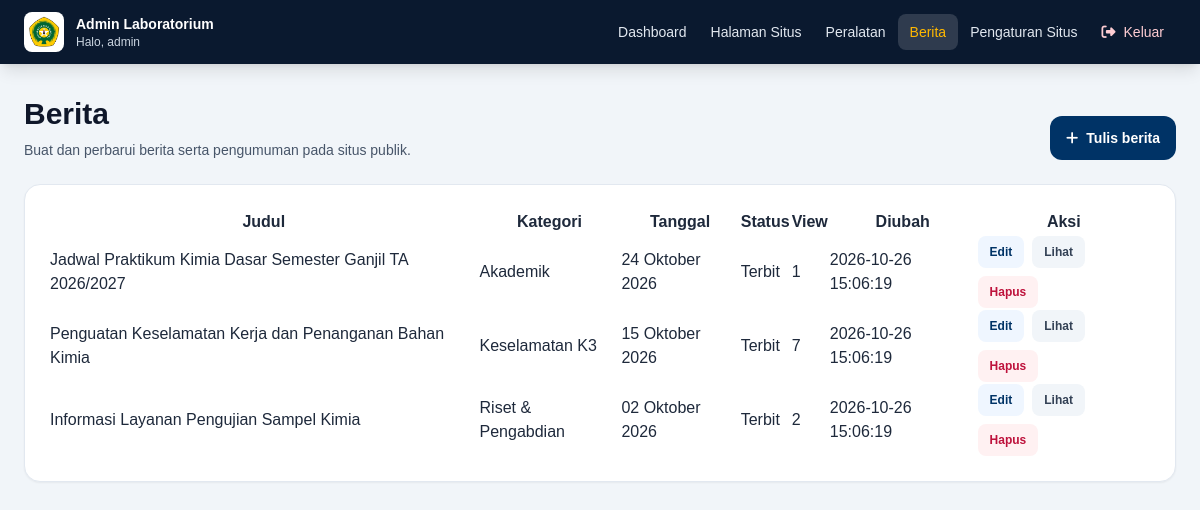
The app's page /admin/news.php (signed in), older data.
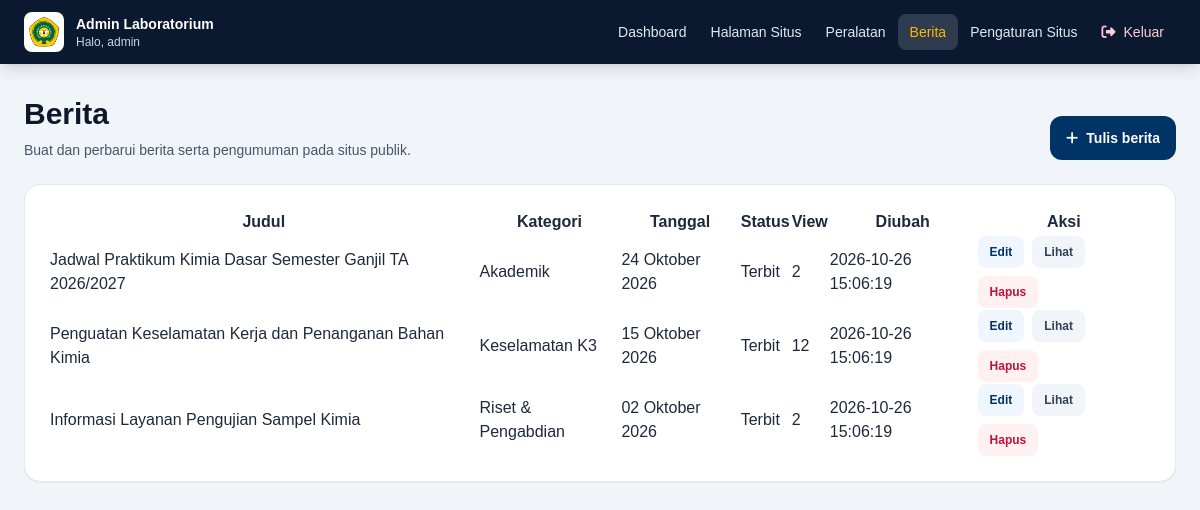
The same page, newer data.
### tables this page shows
CREATE TABLE news (
            id INTEGER PRIMARY KEY AUTOINCREMENT,
            slug TEXT NOT NULL UNIQUE,
            title TEXT NOT NULL,
            category TEXT NOT NULL DEFAULT "",
            published_at TEXT NOT NULL DEFAULT "",
            summary TEXT NOT NULL DEFAULT "",
            body TEXT NOT NULL DEFAULT "",
            image_path TEXT NOT NULL DEFAULT "",
            published INTEGER NOT NULL DEFAULT 1,
            views INTEGER NOT NULL DEFAULT 0,
            created_at TEXT NOT NULL DEFAULT CURRENT_TIMESTAMP,
            updated_at TEXT NOT NULL DEFAULT CURRENT_TIMESTAMP
        );

### app/bootstrap.php (called while the page is built, shortened)
<?php
function h($value)
{
    return htmlspecialchars((string) $value, ENT_QUOTES | ENT_SUBSTITUTE, 'UTF-8');
}

### admin/news.php (the view, shortened to what this page needs)
<?php
require_once __DIR__ . '/bootstrap.php';
$news = $db->query('SELECT slug, title, category, published_at, published, views, updated_at FROM news ORDER BY published_at DESC, id DESC')->fetchAll();
?>
<div class="mb-6 flex flex-col gap-4 sm:flex-row sm:items-end sm:justify-between">
    <div><h1 class="text-3xl font-extrabold text-slate-900">Berita</h1><p class="mt-2 text-sm text-slate-600">Buat dan perbarui berita serta pengumuman pada situs publik.</p></div>
    <a href="news-edit.php" class="inline-flex items-center justify-center gap-2 rounded-xl bg-undanaBlue px-4 py-3 text-sm font-bold text-white hover:bg-blue-900"><i class="fa-solid fa-plus"></i>Tulis berita</a>
</div>
<div class="rounded-2xl border border-slate-200 bg-white p-4 shadow-sm sm:p-6">
    <table id="admin-table" class="display responsive nowrap w-full">
        <thead><tr><th>Judul</th><th>Kategori</th><th>Tanggal</th><th>Status</th><th>View</th><th>Diubah</th><th>Aksi</th></tr></thead>
        <tbody><?php foreach ($news as $article): ?><tr>
            <td><?= h($article['title']) ?></td><td><?= h($article['category']) ?></td><td><?= h($article['published_at']) ?></td><td><?= $article['published'] ? 'Terbit' : 'Draft' ?></td><td><?= (int) $article['views'] ?></td><td><?= h($article['updated_at']) ?></td>
            <td><div class="flex flex-wrap gap-2"><a class="rounded-lg bg-blue-50 px-3 py-2 text-xs font-bold text-undanaBlue" href="news-edit.php?slug=<?= rawurlencode($article['slug']) ?>">Edit</a><a class="rounded-lg bg-slate-100 px-3 py-2 text-xs font-bold text-slate-700" target="_blank" rel="noopener" href="../berita_single.php?slug=<?= rawurlencode($article['slug']) ?>">Lihat</a><form method="post" action="delete.php" data-confirm><?= csrf_field() ?><input type="hidden" name="type" value="news"><input type="hidden" name="slug" value="<?= h($article['slug']) ?>"><button class="rounded-lg bg-rose-50 px-3 py-2 text-xs font-bold text-rose-700">Hapus</button></form></div></td>
        </tr><?php endforeach; ?></tbody>
    </table>
</div>

Row changes from the older to the newer data that the page shows:
changed news "Jadwal Praktikum Kimia Dasar Semester Ganjil TA 2026/2027": views "1" → "2"
changed news "Penguatan Keselamatan Kerja dan Penanganan Bahan Kimia": views "7" → "12"
